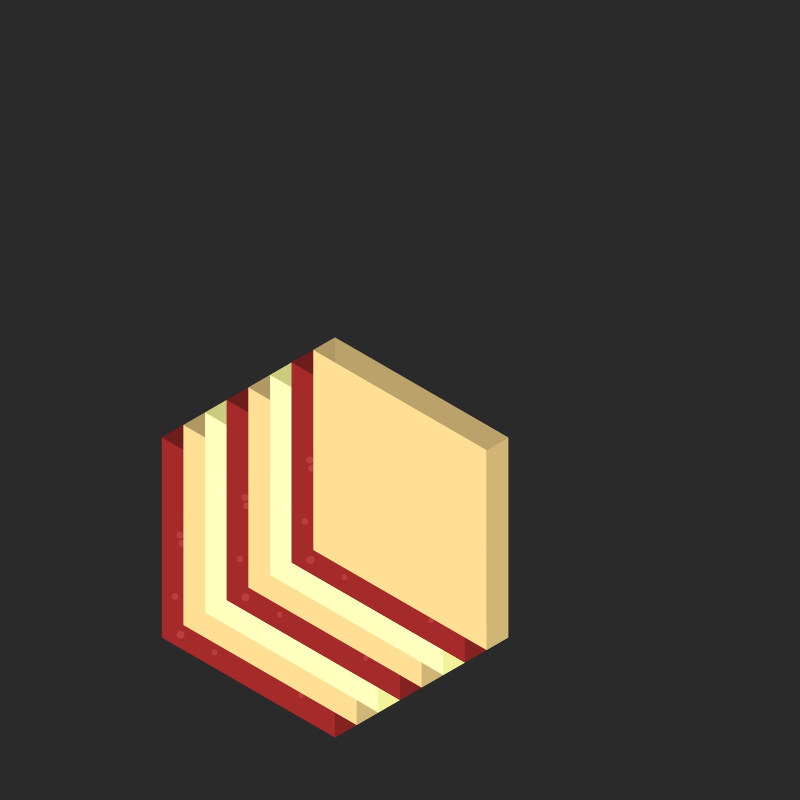
Frame 1 (no input)
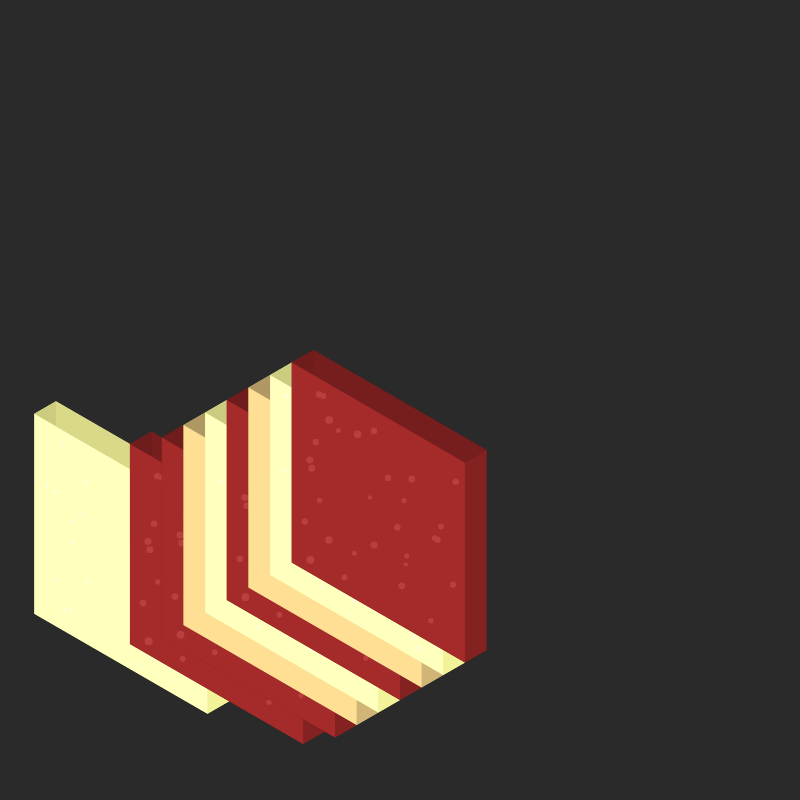
Frame 60 (no input)
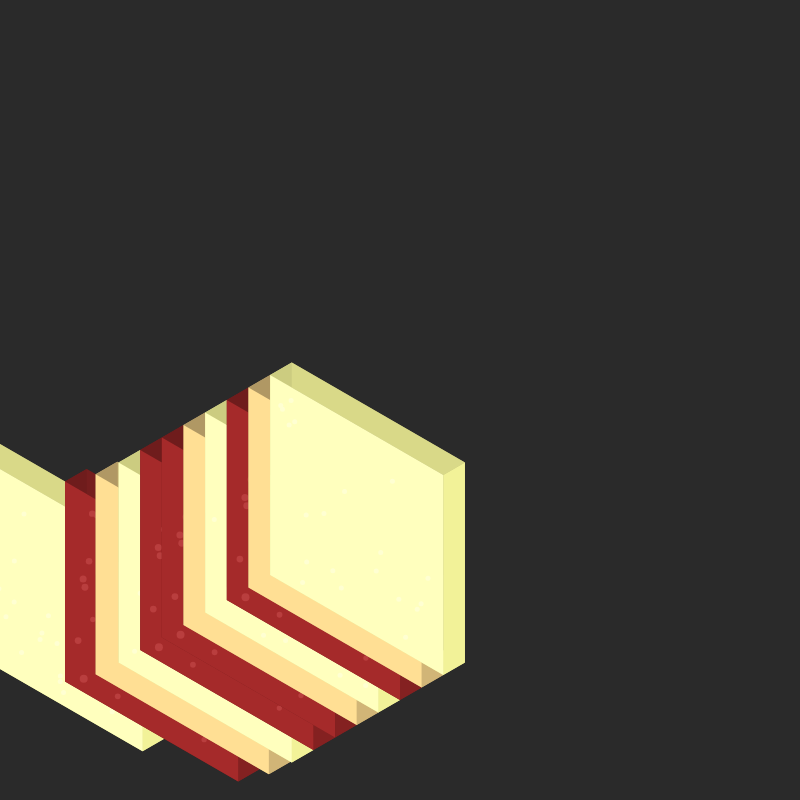
Frame 120 (the mouse pressed at the canvas centre since frame 60)

The p5.js sketch that drew these frames (run headless with seeded random() and noise() and a simulated clock; from frame 60 on, the mouse is pressed at the canvas centre):

// p5.js sketch
// ── sketch.js
// Animation speed control (lower = faster)
const ANIMATION_INTERVAL = 20; // Frames between new layers
const TRANSITION_SPEED = 0.1;   // Speed of layer movement (0-1)

let layers = [];
const LAYER_COUNT = 8;
const SQRT3 = Math.sqrt(3);

// Store static meat textures
let meatTextures = [];

class LasagnaLayer {
    constructor(z, type, state = 'active') {
        this.z = z;
        this.type = type;
        this.width = 200;
        this.height = 200;
        this.depth = 25;
        this.state = state;
        this.xOffset = (state === 'entering') ? -800 : 0;
        this.targetXOffset = 0;
        
        // Generate static texture positions if it's a meat layer and textures aren't set
        if (type === 'meat' && meatTextures.length === 0) {
            for (let i = 0; i < 30; i++) {
                meatTextures.push({
                    x: random(-this.width/2 + 10, this.width/2 - 10),
                    y: random(10, this.height - 10),
                    size: random(4, 8)
                });
            }
        }
    }

    isoProject(x, y, z) {
        return {
            x: (SQRT3 * (x + this.xOffset) - SQRT3 * z) / 2,
            y: (x + this.xOffset + 2 * y + z) / 2
        };
    }

    drawShape(points) {
        beginShape();
        for (let p of points) {
            let iso = this.isoProject(p.x, p.y, p.z + this.z);
            vertex(iso.x, iso.y);
        }
        endShape(CLOSE);
    }

    draw() {
        noStroke();
        
        // Set colors based on layer type
        let mainColor, sideColor;
        switch(this.type) {
            case 'pasta':
                mainColor = color(255, 223, 148);
                sideColor = color(220, 190, 125);
                break;
            case 'meat':
                mainColor = color(165, 42, 42);
                sideColor = color(139, 35, 35);
                break;
            case 'cheese':
                mainColor = color(255, 255, 190);
                sideColor = color(255, 255, 160);
                break;
        }

        // Bottom face
        fill(sideColor.levels[0] * 0.7, sideColor.levels[1] * 0.7, sideColor.levels[2] * 0.7);
        this.drawShape([
            {x: -this.width/2, y: 0, z: -this.depth},
            {x: this.width/2, y: 0, z: -this.depth},
            {x: this.width/2, y: this.height, z: -this.depth},
            {x: -this.width/2, y: this.height, z: -this.depth}
        ]);

        // Back face
        fill(sideColor.levels[0] * 0.85, sideColor.levels[1] * 0.85, sideColor.levels[2] * 0.85);
        this.drawShape([
            {x: -this.width/2, y: 0, z: 0},
            {x: this.width/2, y: 0, z: 0},
            {x: this.width/2, y: 0, z: -this.depth},
            {x: -this.width/2, y: 0, z: -this.depth}
        ]);

        // Front face
        fill(sideColor.levels[0] * 0.9, sideColor.levels[1] * 0.9, sideColor.levels[2] * 0.9);
        this.drawShape([
            {x: -this.width/2, y: this.height, z: 0},
            {x: this.width/2, y: this.height, z: 0},
            {x: this.width/2, y: this.height, z: -this.depth},
            {x: -this.width/2, y: this.height, z: -this.depth}
        ]);

        // Left face
        fill(sideColor.levels[0] * 0.8, sideColor.levels[1] * 0.8, sideColor.levels[2] * 0.8);
        this.drawShape([
            {x: -this.width/2, y: 0, z: 0},
            {x: -this.width/2, y: this.height, z: 0},
            {x: -this.width/2, y: this.height, z: -this.depth},
            {x: -this.width/2, y: 0, z: -this.depth}
        ]);

        // Right face
        fill(sideColor.levels[0] * 0.95, sideColor.levels[1] * 0.95, sideColor.levels[2] * 0.95);
        this.drawShape([
            {x: this.width/2, y: 0, z: 0},
            {x: this.width/2, y: this.height, z: 0},
            {x: this.width/2, y: this.height, z: -this.depth},
            {x: this.width/2, y: 0, z: -this.depth}
        ]);

        // Top face
        fill(mainColor);
        this.drawShape([
            {x: -this.width/2, y: 0, z: 0},
            {x: this.width/2, y: 0, z: 0},
            {x: this.width/2, y: this.height, z: 0},
            {x: -this.width/2, y: this.height, z: 0}
        ]);

        // Add texture details based on layer type
        if (this.type === 'cheese') {
            this.drawCheeseTexture(mainColor);
        } else if (this.type === 'meat') {
            this.drawMeatTexture(mainColor);
        }
    }

    drawCheeseTexture(baseColor) {
        fill(red(baseColor) + 20, green(baseColor) + 20, blue(baseColor) + 20);
        for (let i = 0; i < 20; i++) {
            let x = random(-this.width/2 + 10, this.width/2 - 10);
            let y = random(10, this.height - 10);
            let iso = this.isoProject(x, y, this.z);
            circle(iso.x, iso.y, 5);
        }
    }

    drawMeatTexture(baseColor) {
        fill(red(baseColor) + 20, green(baseColor) + 20, blue(baseColor) + 20);
        for (let texture of meatTextures) {
            let iso = this.isoProject(texture.x, texture.y, this.z);
            circle(iso.x, iso.y, texture.size);
        }
    }

    update() {
        if (this.state === 'entering') {
            this.xOffset += (this.targetXOffset - this.xOffset) * TRANSITION_SPEED;
            if (abs(this.xOffset - this.targetXOffset) < 1) {
                this.state = 'active';
                this.xOffset = this.targetXOffset;
            }
        } else if (this.state === 'exiting') {
            this.xOffset += (800 - this.xOffset) * TRANSITION_SPEED;
        }
    }
}

function setup() {
    createCanvas(800, 800);
    
    // Create initial lasagna layers
    let z = 0;
    let layerTypes = ['pasta', 'meat', 'cheese'];
    for (let i = 0; i < LAYER_COUNT; i++) {
        layers.push(new LasagnaLayer(z, layerTypes[i % 3]));
        z += 25;
    }
}

function draw() {
    background(42);
    translate(width/2, height/2);
    
    // Update and manage layers
    for (let i = layers.length - 1; i >= 0; i--) {
        layers[i].update();
        
        // Remove fully exited layers
        if (layers[i].state === 'exiting' && abs(layers[i].xOffset - 800) < 1) {
            layers.splice(i, 1);
            continue;
        }
        
        layers[i].draw();
    }
    
    // Add new layer and remove oldest one at the same time
    if (frameCount % ANIMATION_INTERVAL === 0) {
        const layerTypes = ['pasta', 'meat', 'cheese'];
        
        // Start exit animation for bottom layer
        if (layers.length > 0) {
            layers[0].state = 'exiting';
        }
        
        // Create new layer at top
        let newType = layerTypes[frameCount / ANIMATION_INTERVAL % 3];
        let newZ = (layers.length > 0) ? layers[layers.length - 1].z + 25 : 0;
        let newLayer = new LasagnaLayer(newZ, newType, 'entering');
        layers.push(newLayer);
    }
}
